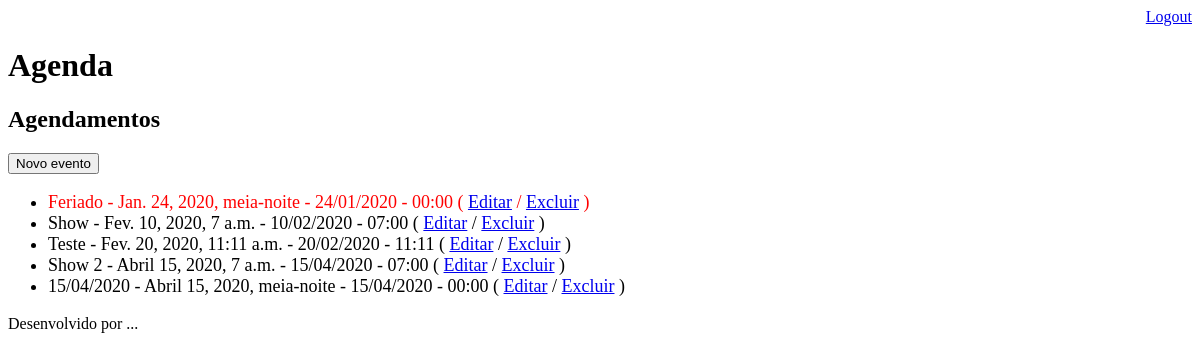
The page /agenda/ (signed in) on the database as committed earlier.
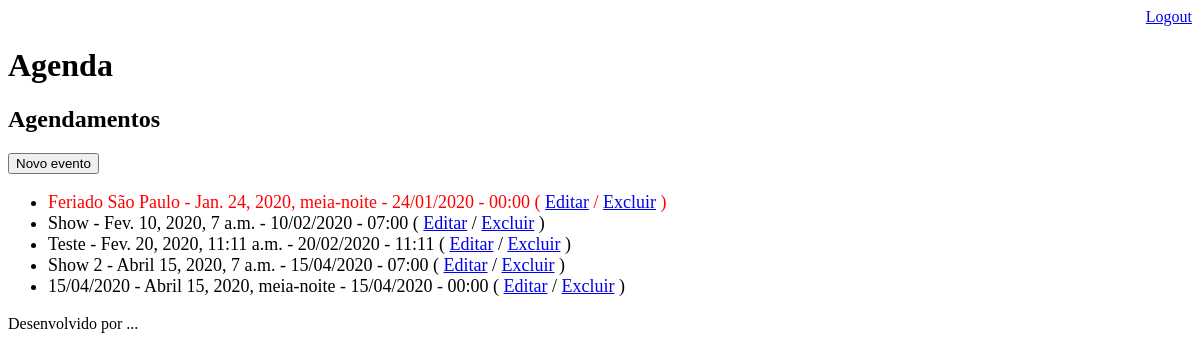
The same page on the database as committed later.
### core/models.py (models this page shows, shortened)
class Evento(models.Model):
    titulo = models.CharField(max_length=100)
    descricao = models.TextField(blank=True, null=True)
    data_evento = models.DateTimeField(verbose_name="Data do Evento")
    data_criacao = models.DateTimeField(auto_now=True, verbose_name="Data de criação")
    usuario = models.ForeignKey(User, on_delete=models.CASCADE)
    class Meta:
        db_table = "evento"
    def get_data_evento(self):
        return self.data_evento.strftime('%d/%m/%Y - %H:%M')
    def get_evento_atrasado(self):
        if self.data_evento < datetime.now():
            return True
        else:
            return False

### core/views.py (the view)
# urls.py: path('agenda/', views.lista_eventos),
@login_required(login_url='/login/')
def lista_eventos(request):
    usuario = request.user
    evento = Evento.objects.filter(usuario=usuario)
    response = {'evento': evento}
    return render(request, 'agenda.html', response)

### templates/agenda.html
{% extends "model-page.html" %}
{% block content %}
<h2>Agendamentos</h2>
    <a href="evento/">
        <button type="button">Novo evento</button>
    </a>
    <ul style="font-size: 18px">
       {% for registro in evento %}
            <li>
                <div style= {% if registro.get_evento_atrasado %}
                            "color:red"
                            {% endif %}>
                    {{registro.titulo}} - {{registro.data_evento}} - {{registro.get_data_evento}}
                    ( <a href="evento/?id={{ registro.id }}">Editar</a>
                    / <a href="evento/delete/{{ registro.id }}/">Excluir</a> )
                </div>
            </li>
       {% endfor %}
    </ul>
{% endblock %}

Rows that differ between the two databases and show on the page:
changed Evento: titulo "Feriado" → "Feriado São Paulo"
